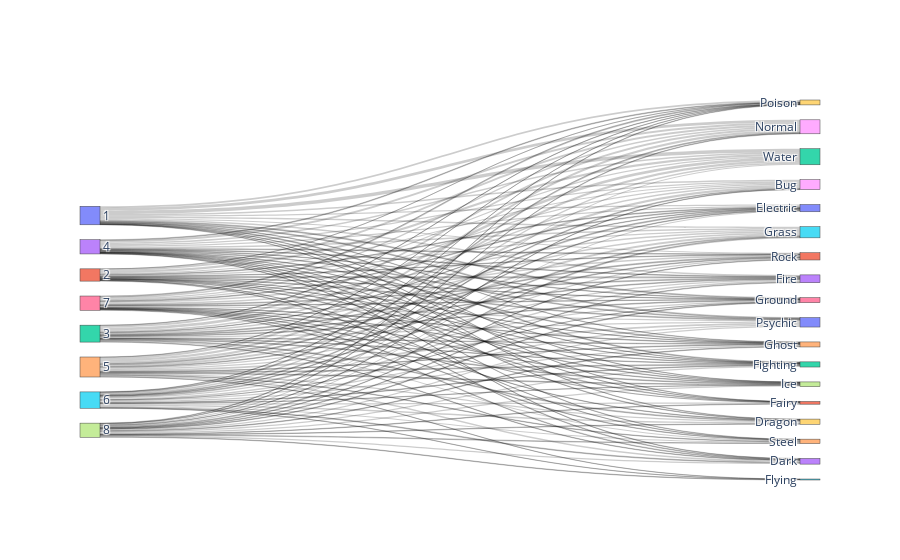

The notebook cell this image was saved under:
### Markdown cell above
### Plotando o Gráfico

### Code cell
# Próximo passo é agregar os labels dos dados, que são as chaves no nosso dicionário de nodos
rawdata = {
  "node": {"label": list(nodes.keys())},
  "link": link
}

# Criamos o diagrama
data = go.Sankey(**rawdata)

# Fazemos a plotagem
fig = go.Figure(data=data)
fig.show()

### Figure 1 — Plotly figure (JSON) as saved in the notebook; plotly's stock layout.template omitted (floating-point values rounded to 4 significant figures; data arrays with more than 128 entries replaced by an {"elided": "..."} marker saying what was removed)
{"data": [{"link": {"source": {"elided": "134 int values"}, "target": {"elided": "134 int values"}, "value": {"elided": "134 int values"}}, "node": {"label": [1, 2, 3, 4, 5, 6, 7, 8, "Bug", "Dragon", "Electric", "Fairy", "Fighting", "Fire", "Ghost", "Grass", "Ground", "Ice", "Normal", "Poison", "Psychic", "Rock", "Water", "Dark", "Steel", "Flying"]}, "type": "sankey"}], "layout": {}}
